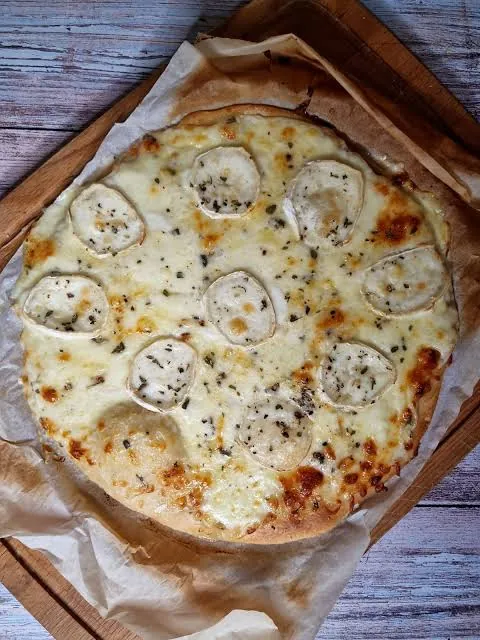
#> input picture client/imgs/3fromages.webp, 480 x 640 px, given in place of frontpic.jpg, which was not available
$ python build_images.py ../imgs ../imgs/4seasons.webp
#> lines starting #> are read from the running program, lines starting #| are printed output that depends on the picture; pictures that were not available may be replaced by others from this repository, and a replacement may not be noted
#> further down, hero is the input picture: PIL image 480x640 RGB; mean R, G, B 143.3, 125, 109.1
# Builds the art-directed image set for the Delicious redesign (v9).
# Inputs: approved Unsplash downloads + Canva exports + the project's own photos.
# Output: client/imgs/art/*.webp (+ a JPG fallback for the hero arch).
import sys, os, json
import numpy as np
from PIL import Image
from scipy import ndimage as ndi
from skimage import color, measure, morphology, transform

SRC, PROJECT = sys.argv[1], sys.argv[2]
OUT = os.path.join(PROJECT, 'client', 'imgs', 'art')
os.makedirs(OUT, exist_ok=True)
report = {}

GROUND = np.array([16, 13, 11], np.float32) / 255  # --bg (Ember)

def grade(im, contrast=0.10, sat=1.05, warm=0.035, lift=1.0):
    """Ember grade: gentle S-curve, warm split-tone, blacks lifted to the oven-charcoal ground."""
#> called with contrast = 0.06, sat = 1.03, warm = 0.02, lift = 1
    a = np.asarray(im.convert('RGB')).astype(np.float32) / 255
    L = (0.2126 * a[..., 0] + 0.7152 * a[..., 1] + 0.0722 * a[..., 2])[..., None]
    a = L + (a - L) * sat
    a = np.clip(a, 0, 1)
    s = a * a * (3 - 2 * a)
    a = a + (s - a) * contrast
    hi = np.clip((L - 0.5) * 2, 0, 1)
    sh = np.clip((0.5 - L) * 2, 0, 1)
    a = a + hi * np.array([warm, warm * 0.45, -warm * 0.7]) + sh * np.array([warm * 0.5, warm * 0.18, -warm * 0.35])
    g = GROUND * lift
    a = g + np.clip(a, 0, 1) * (1 - g)
    return Image.fromarray((np.clip(a, 0, 1) * 255 + 0.5).astype(np.uint8))

def crop_aspect(im, aspect, fx=0.5, fy=0.5):
    """Crop to width/height = aspect around a focal point (relative coords)."""
#> called with aspect = 0.8, fx = 0.62, fy = 0.5
    w, h = im.size
#> w = 480; h = 640
    if w / h > aspect:
        nw, nh = round(h * aspect), h
    else:
        nw, nh = w, round(w / aspect)
#> nw = 480; nh = 600
    x = min(max(round(fx * w - nw / 2), 0), w - nw)
#> x = 0
    y = min(max(round(fy * h - nh / 2), 0), h - nh)
#> y = 20
    return im.crop((x, y, x + nw, y + nh))
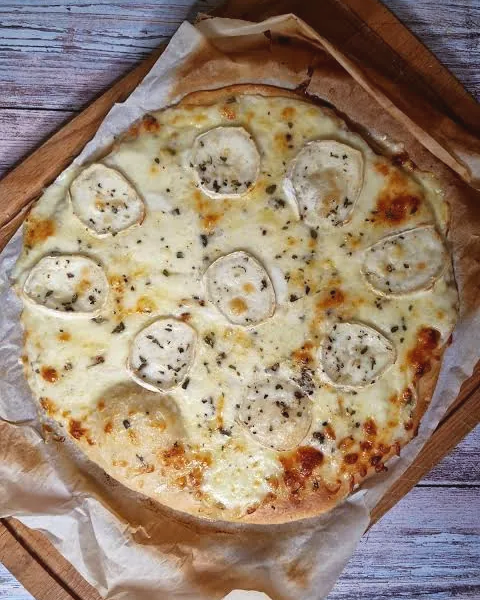
#> returned value: PIL image 480x600 RGB; mean R, G, B 154.2, 133.1, 113.1

def save_sizes(im, name, widths, q=80, jpg=False):
#> called with name = 'hero-arch', q = 80, jpg = True
    out = []
#> out = []
    for wdt in widths:
        r = im if im.width <= wdt else im.resize((wdt, round(im.height * wdt / im.width)), Image.LANCZOS)
        p = os.path.join(OUT, f'{name}-{wdt}.webp')
        r.save(p, 'WEBP', quality=q, method=6)
        out.append((os.path.basename(p), r.size, os.path.getsize(p)))
        if jpg and wdt == widths[-2 if len(widths) > 1 else -1]:
            pj = os.path.join(OUT, f'{name}-{wdt}.jpg')
            r.convert('RGB').save(pj, 'JPEG', quality=82, optimize=True, progressive=True)
            out.append((os.path.basename(pj), r.size, os.path.getsize(pj)))
#> this loop made 3 passes
#> wdt on passes 1 to 3: 800, 1200, 1600
#> after the loop, out = [('hero-arch-800.webp', (480, 600), 58488), ('hero-arch-1200.webp', (480, 600), 58488), ('hero-arch-1200.jpg', (480, 600), 73446), ('hero-arch-1600.webp', (480, 600), 58488)]
    report[name] = out

U = lambda f: os.path.join(SRC, 'unsplash', f)
C = lambda f: os.path.join(SRC, 'canva', f)
P = lambda f: os.path.join(PROJECT, 'client', 'imgs', f)

# ---- Hero (project photo by Ivan Torres / Unsplash): 4:5 arch crop for desktop, 3:2 for phones
hero = Image.open(P('frontpic.jpg')).convert('RGB')
hero_g = grade(hero, contrast=0.06, sat=1.03, warm=0.02)
save_sizes(crop_aspect(hero_g, 4 / 5, fx=0.62, fy=0.5), 'hero-arch', [800, 1200, 1600], q=80, jpg=True)
save_sizes(crop_aspect(hero_g, 3 / 2, fx=0.55, fy=0.5), 'hero-wide', [760, 1200, 2000], q=80)
#> call 2 of crop_aspect, with aspect = 1.5, fx = 0.55, fy = 0.5
#> in crop_aspect (call 2), `return im.crop((x, y, x + nw, y + nh))`:
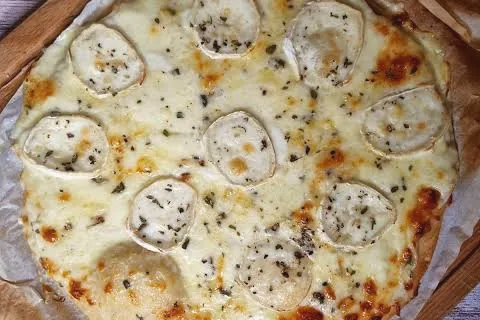
#> returned value: PIL image 480x320 RGB; mean R, G, B 172.5, 152, 121.6
#> the loop in save_sizes (call 2), `for wdt in widths:` made 3 passes
#> wdt on passes 1 to 3: 760, 1200, 2000

# ---- Mood images (4:5 portrait unless noted)
moods = [
    ('dough-hands', U('dough-hands.jpg'), 0.5, 0.62, dict(contrast=0.10, warm=0.04)),
    ('pizza-box', U('pizza-box.jpg'), 0.45, 0.52, dict(contrast=0.10, warm=0.04)),
    ('cheese-pull', U('cheese-pull.jpg'), 0.6, 0.38, dict(contrast=0.08, warm=0.03)),
    ('pizza-in-oven', U('pizza-in-oven.jpg'), 0.4, 0.5, dict(contrast=0.06, warm=0.02)),
    ('ai-dough', C('ai-dough.jpg'), 0.5, 0.5, dict(contrast=0.06, warm=0.035)),
    ('ai-ingredients', C('ai-ingredients.jpg'), 0.5, 0.5, dict(contrast=0.05, warm=0.02)),
    ('ai-into-oven', C('ai-into-oven.jpg'), 0.5, 0.5, dict(contrast=0.05, warm=0.02)),
]
for name, path, fx, fy, g in moods:
    im = Image.open(path).convert('RGB')
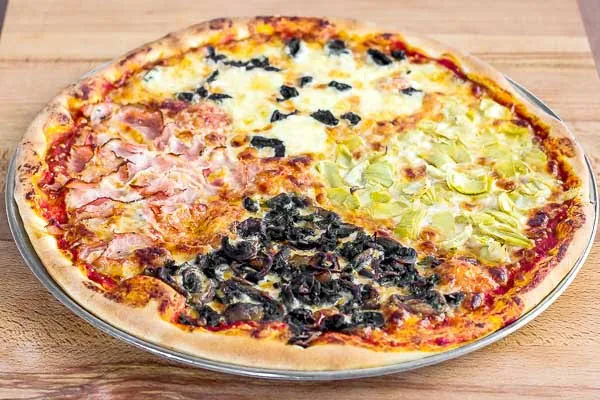
#> input picture client/imgs/4seasons.webp, 600 x 400 px, given in place of dough-hands.jpg, which was not available
#> im is the input picture: PIL image 600x400 RGB; mean R, G, B 197.4, 159.5, 120.8
    im = crop_aspect(grade(im, **g), 4 / 5, fx, fy)
#> call 2 of grade, with contrast = 0.1, sat = 1.05, warm = 0.04, lift = 1
#> in grade (call 2), `s = a * a * (3 - 2 * a)`:
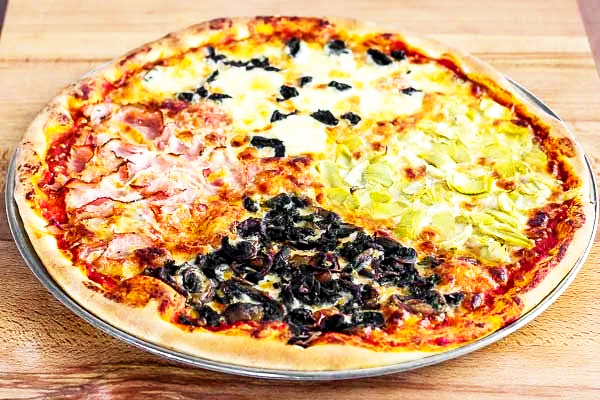
#> s: shape (400, 600, 3) float32; mean R, G, B 0.822, 0.659, 0.464
#> in grade (call 2), `hi = np.clip((L - 0.5) * 2, 0, 1)`:
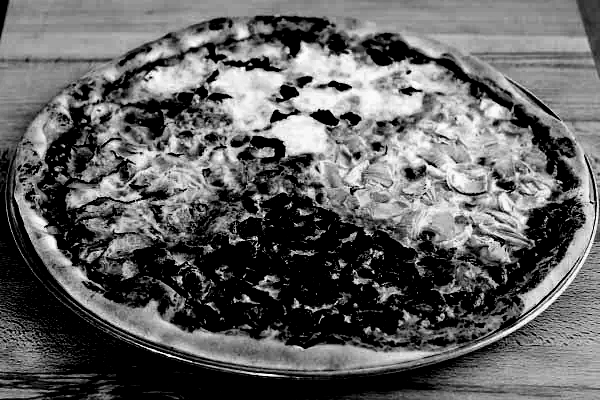
#> hi: shape (400, 600, 1) float32; min 0, max 1, mean 0.386
#> in grade (call 2), `sh = np.clip((0.5 - L) * 2, 0, 1)`:
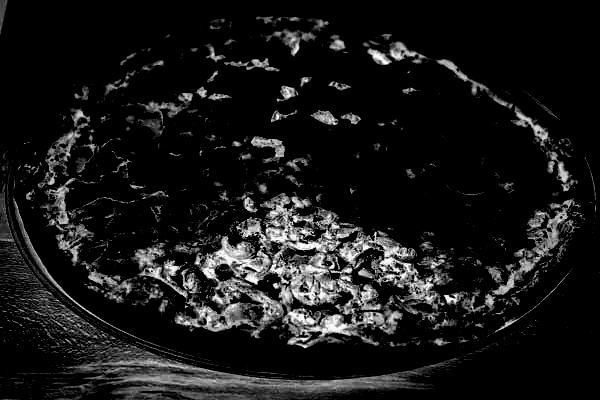
#> sh: shape (400, 600, 1) float32; min 0, max 1, mean 0.0936
#> call 3 of crop_aspect, with aspect = 0.8, fx = 0.5, fy = 0.62
#> in crop_aspect (call 3), `w, h = im.size`: w = 600; h = 400
#> in crop_aspect (call 3), `nw, nh = round(h * aspect), h`: nw = 320; nh = 400
#> in crop_aspect (call 3), `x = min(max(round(fx * w - nw / 2), 0), w - nw)`: x = 140
#> in crop_aspect (call 3), `y = min(max(round(fy * h - nh / 2), 0), h - nh)`: y = 0
#> in crop_aspect (call 3), `return im.crop((x, y, x + nw, y + nh))`:
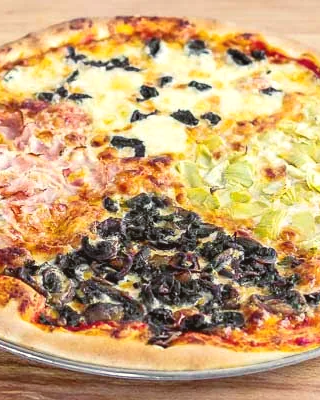
#> returned value: PIL image 320x400 RGB; mean R, G, B 196.7, 161.6, 115.9
    save_sizes(im, name, [560, 1120], q=78)
#> (the run stopped early here; a loop or call above may not have finished)
